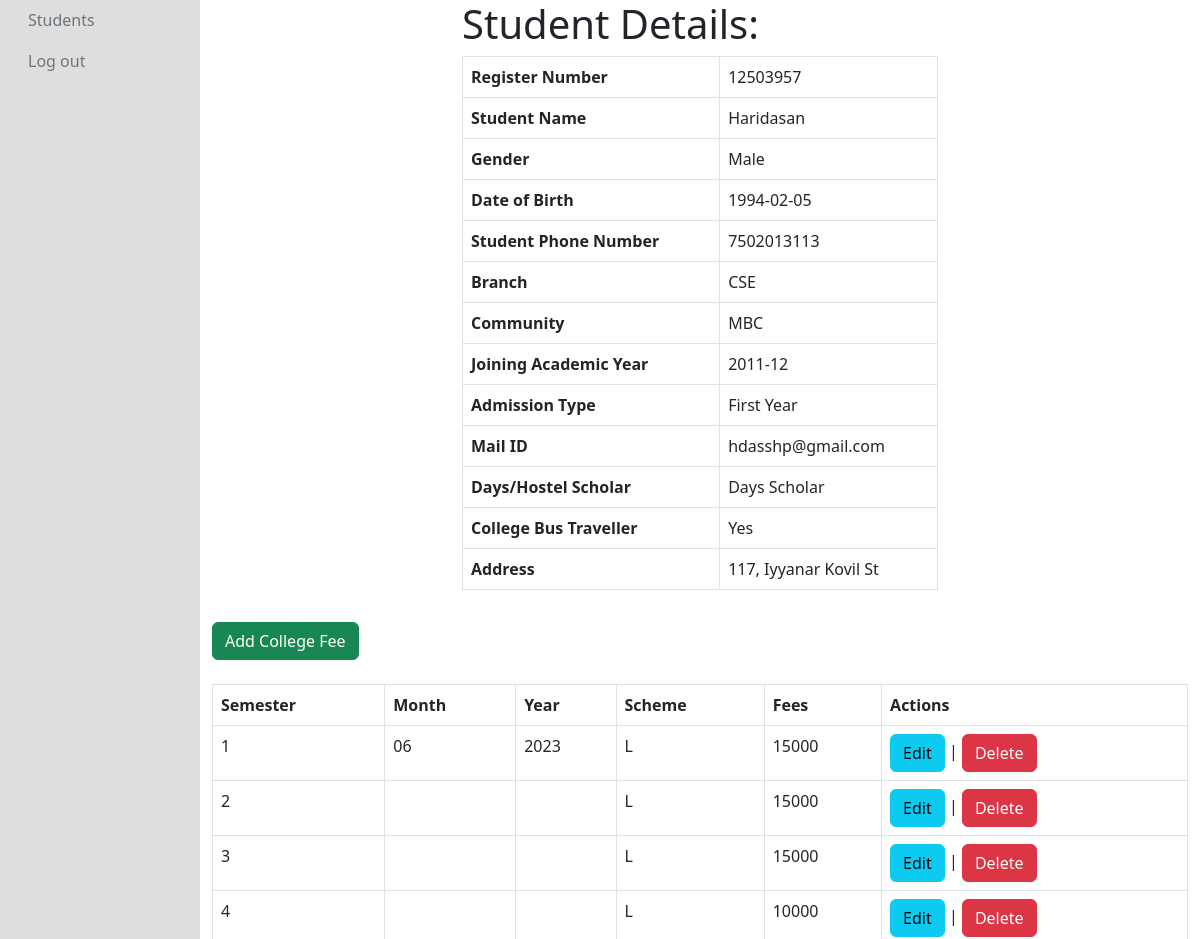
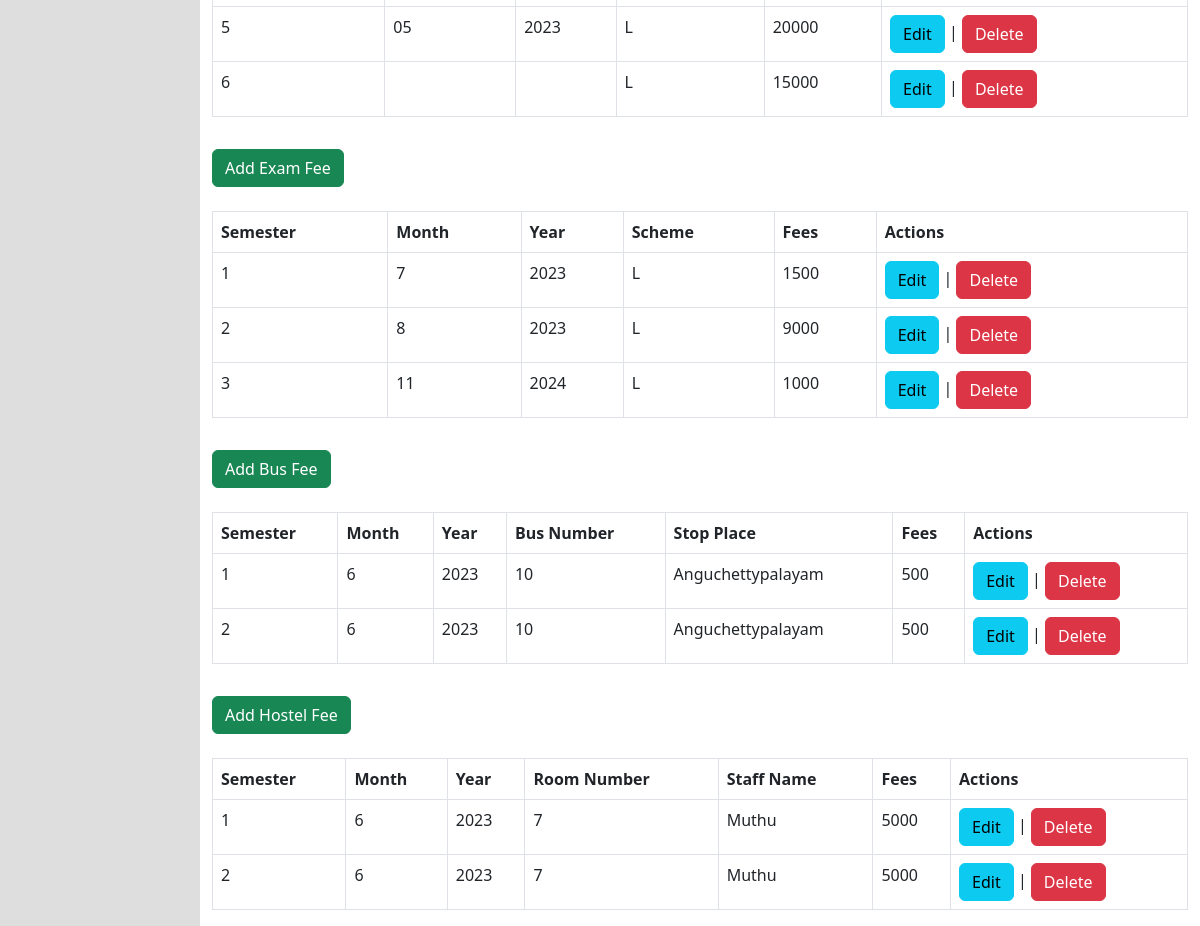
Page /admin/view-student.php?id=12503957 (signed in) on the committed database (2 pictures, top to bottom).
### tables this page shows
CREATE TABLE `student_details` (
  `regno` int(11) NOT NULL,
  `sname` varchar(35) NOT NULL,
  `gender` varchar(10) NOT NULL,
  `dob` date NOT NULL,
  `bcode` int(11) NOT NULL,
  `bname` varchar(30) NOT NULL,
  `address` text NOT NULL,
  `sphone_no` varchar(11) NOT NULL,
  `commty` varchar(15) NOT NULL,
  `join_aca_year` varchar(40) NOT NULL,
  `admi_type` varchar(20) NOT NULL,
  `mail_id` text NOT NULL,
  `days_scholar` varchar(20) NOT NULL,
  `hostel_scholar` varchar(20) NOT NULL,
  `bus_travel` varchar(20) NOT NULL
);

CREATE TABLE `college_fee` (
  `id` int(11) NOT NULL,
  `regno` int(11) NOT NULL,
  `sname` varchar(30) NOT NULL,
  `bcode` int(11) NOT NULL,
  `bname` varchar(35) NOT NULL,
  `sem` varchar(35) NOT NULL,
  `month` varchar(40) NOT NULL,
  `year` varchar(40) NOT NULL,
  `fee` int(11) NOT NULL,
  `fee_paid` int(11) NOT NULL,
  `transaction_id` text NOT NULL,
  `paid_date` int(11) NOT NULL,
  `fee_bal` int(11) NOT NULL,
  `scheme` varchar(30) NOT NULL,
  `gender` varchar(30) NOT NULL,
  `commty` varchar(30) NOT NULL
);

CREATE TABLE `exam_fee` (
  `id` int(11) NOT NULL,
  `regno` int(11) NOT NULL,
  `sname` varchar(30) NOT NULL,
  `gender` varchar(30) NOT NULL,
  `commty` varchar(30) NOT NULL,
  `bcode` int(11) NOT NULL,
  `bname` varchar(30) NOT NULL,
  `sem` varchar(30) NOT NULL,
  `month` int(11) NOT NULL,
  `year` int(11) NOT NULL,
  `fee` int(11) NOT NULL,
  `fee_paid` int(11) NOT NULL,
  `fee_bal` int(11) NOT NULL,
  `transaction_id` text NOT NULL,
  `paid_date` int(11) NOT NULL,
  `scheme` varchar(30) NOT NULL
);

CREATE TABLE `bus_fee` (
  `id` int(11) NOT NULL,
  `regno` int(11) NOT NULL,
  `sname` varchar(35) NOT NULL,
  `gender` varchar(10) NOT NULL,
  `commty` varchar(40) NOT NULL,
  `bcode` int(11) NOT NULL,
  `bname` varchar(20) NOT NULL,
  `sem` int(11) NOT NULL,
  `month` varchar(40) NOT NULL,
  `year` varchar(40) NOT NULL,
  `bus_no` int(11) NOT NULL,
  `stop_place` varchar(30) NOT NULL,
  `fee` int(11) NOT NULL,
  `fee_bal` int(11) NOT NULL,
  `fee_paid` int(11) NOT NULL,
  `transaction_id` text NOT NULL,
  `paid_date` int(11) NOT NULL
);

CREATE TABLE `hostel_fee` (
  `id` int(11) NOT NULL,
  `regno` int(11) NOT NULL,
  `sname` varchar(30) NOT NULL,
  `gender` varchar(30) NOT NULL,
  `dob` date NOT NULL,
  `commty` varchar(20) NOT NULL,
  `bcode` int(11) NOT NULL,
  `bname` varchar(30) NOT NULL,
  `sem` int(11) NOT NULL,
  `month` varchar(40) NOT NULL,
  `year` varchar(4) NOT NULL,
  `room_no` int(11) NOT NULL,
  `staff_name` varchar(30) NOT NULL,
  `sphone_no` int(11) NOT NULL,
  `mail_id` varchar(30) NOT NULL,
  `adress` text NOT NULL,
  `fee` int(11) NOT NULL,
  `fee_bal` int(11) NOT NULL,
  `fee_paid` int(11) NOT NULL,
  `transaction_id` text NOT NULL,
  `paid_date` int(11) NOT NULL
);

### admin/view-student.php (the view, shortened to what this page needs)
<?php
$con = mysqli_connect(DB_HOST, DB_USERNAME, DB_PASSWORD, DB_NAME);
if (isset($_REQUEST["id"])) {
  $result = mysqli_query($con, "SELECT * FROM `student_details` WHERE `regno` = '" . $_REQUEST["id"] . "'");
}
?>
<!DOCTYPE html>
<html lang="en">
<head>
  <link href="https://cdn.jsdelivr.net/npm/bootstrap@5.3.0-alpha1/dist/css/bootstrap.min.css" rel="stylesheet">
</head>
<body>
  <div class="container-fluid h-100">
    <div class="row h-100">
      <div class="col-2 h-100">
        <?php include("sidebar.php"); ?>
      </div>
      <div class="col-10">
        <?php
        while ($row = mysqli_fetch_array($result, MYSQLI_ASSOC)) { ?>
          <div class="row">
            <div class="col-12 col-lg-6 offset-lg-3">
              <h1>Student Details:</h1>
              <div class="table-responsive">
                <table class="table table-bordered">
                  <tbody>
                    <tr>
                      <th>Register Number</th>
                      <td><?php echo $row["regno"] ?></td>
                    </tr>
                    <tr>
                      <th>Student Name</th>
                      <td><?php echo $row["sname"] ?></td>
                    </tr>
                    <tr>
                      <th>Gender</th>
                      <td><?php echo $row["gender"] ?></td>
                    </tr>
                    <tr>
                      <th>Date of Birth</th>
                      <td><?php echo $row["dob"] ?></td>
                    </tr>
                    <tr>
                      <th>Student Phone Number</th>
                      <td><?php echo $row["sphone_no"] ?></td>
                    </tr>
                    <tr>
                      <th>Branch</th>
                      <td><?php echo $row["bname"] ?></td>
                    </tr>
                    <tr>
                      <th>Community</th>
                      <td><?php echo $row["commty"] ?></td>
                    </tr>
                    <tr>
                      <th>Joining Academic Year</th>
                      <td><?php echo $row["join_aca_year"] ?></td>
                    </tr>
                    <tr>
                      <th>Admission Type</th>
                      <td><?php echo $row["admi_type"] ?></td>
                    </tr>
                    <tr>
                      <th>Mail ID</th>
                      <td><?php echo $row["mail_id"] ?></td>
                    </tr>
                    <tr>
                      <th>Days/Hostel Scholar</th>
                      <td><?php echo $row["days_scholar"] == 1 ? "Days Scholar" : "Hostel Scholar" ?></td>
                    </tr>
                    <?php if ($row["days_scholar"] == 1) { ?>
                      <tr>
                        <th>College Bus Traveller</th>
                        <td><?php echo $row["bus_travel"] == 1 ? "Yes" : "No" ?></td>
                      </tr>
                    <?php } ?>
                    <tr>
                      <th>Address</th>
                      <td><?php echo $row["address"] ?></td>
                    </tr>
                  </tbody>
                </table>
              </div>
            </div>
            <div class="col-12 mt-3">
              <button class="btn btn-success addCollegeFee">Add College Fee</button>
              <div class="mt-4 table-responsive">
                <table class="table table-bordered table-hover">
                  <thead>
                    <tr>
                      <th>Semester</th>
                      <th>Month</th>
                      <th>Year</th>
                      <th>Scheme</th>
                      <th>Fees</th>
                      <th>Actions</th>
                    </tr>
                  </thead>
                  <tbody id="college-fees">
                    <?php
                    $collegeFeeResult = mysqli_query($con, "SELECT * FROM `college_fee` WHERE `regno` = '" . $row['regno'] . "'");
                    while ($collegeFeeRow = mysqli_fetch_array($collegeFeeResult, MYSQLI_ASSOC)) { ?>
                      <tr>
                        <td><?php echo $collegeFeeRow["sem"]; ?></td>
                        <td><?php echo $collegeFeeRow["month"]; ?></td>
                        <td><?php echo $collegeFeeRow["year"]; ?></td>
                        <td><?php echo $collegeFeeRow["scheme"]; ?></td>
                        <td><?php echo $collegeFeeRow["fee"]; ?></td>
                        <td><button class="editCollegeFee btn btn-info" data-id="<?php echo $collegeFeeRow["id"]; ?>" data-regno="<?php echo $collegeFeeRow["regno"]; ?>" data-sname="<?php echo $collegeFeeRow["sname"]; ?>" data-bcode="<?php echo $collegeFeeRow["bcode"]; ?>" data-bname="<?php echo $collegeFeeRow["bname"]; ?>" data-sem="<?php echo $collegeFeeRow["sem"]; ?>" data-month="<?php echo $collegeFeeRow["month"]; ?>" data-year="<?php echo $collegeFeeRow["year"]; ?>" data-fee="<?php echo $collegeFeeRow["fee"]; ?>" data-scheme="<?php echo $collegeFeeRow["scheme"]; ?>" data-gender="<?php echo $collegeFeeRow["gender"]; ?>" data-commty="<?php echo $collegeFeeRow["commty"]; ?>">Edit</button> | <button class='deleteCollegeFee btn btn-danger' data-id='<?php echo $collegeFeeRow["id"]; ?>' data-regno='<?php echo $collegeFeeRow["regno"]; ?>'>Delete</button></td>
                      </tr>
                    <?php } ?>
                  </tbody>
                </table>
              </div>
            </div>
            <div class="col-12 mt-3">
              <button class="btn btn-success addExamFee">Add Exam Fee</button>
              <div class="mt-4 table-responsive">
                <table class="table table-bordered table-hover">
                  <thead>
                    <tr>
                      <th>Semester</th>
                      <th>Month</th>
                      <th>Year</th>
                      <th>Scheme</th>
                      <th>Fees</th>
                      <th>Actions</th>
                    </tr>
                  </thead>
                  <tbody id="exam-fees">
                    <?php
                    $examFeeResult = mysqli_query($con, "SELECT * FROM `exam_fee` WHERE `regno` = '" . $row['regno'] . "'");
                    while ($examFeeRow = mysqli_fetch_array($examFeeResult, MYSQLI_ASSOC)) { ?>
                      <tr>
                        <td><?php echo $examFeeRow["sem"]; ?></td>
                        <td><?php echo $examFeeRow["month"]; ?></td>
                        <td><?php echo $examFeeRow["year"]; ?></td>
                        <td><?php echo $examFeeRow["scheme"]; ?></td>
                        <td><?php echo $examFeeRow["fee"]; ?></td>
                        <td><button class="editExamFee btn btn-info" data-id="<?php echo $examFeeRow["id"]; ?>" data-regno="<?php echo $examFeeRow["regno"]; ?>" data-sname="<?php echo $examFeeRow["sname"]; ?>" data-bcode="<?php echo $examFeeRow["bcode"]; ?>" data-bname="<?php echo $examFeeRow["bname"]; ?>" data-sem="<?php echo $examFeeRow["sem"]; ?>" data-fee="<?php echo $examFeeRow["fee"]; ?>" data-scheme="<?php echo $examFeeRow["scheme"]; ?>" data-gender="<?php echo $examFeeRow["gender"]; ?>" data-commty="<?php echo $examFeeRow["commty"]; ?>" data-month="<?php echo $examFeeRow["month"]; ?>" data-year="<?php echo $examFeeRow["year"]; ?>">Edit</button> | <button class='deleteExamFee btn btn-danger' data-id='<?php echo $examFeeRow["id"]; ?>' data-regno='<?php echo $examFeeRow["regno"]; ?>'>Delete</button></td>
                      </tr>
                    <?php } ?>
                  </tbody>
                </table>
              </div>
            </div>
            <div class="col-12 mt-3">
              <button type="button" class="btn btn-success addBusFee">Add Bus Fee</button>
              <div class="mt-4 table-responsive">
                <table class="table table-bordered table-hover">
                  <thead>
                    <tr>
                      <th>Semester</th>
                      <th>Month</th>
                      <th>Year</th>
                      <th>Bus Number</th>
                      <th>Stop Place</th>
                      <th>Fees</th>
                      <th>Actions</th>
                    </tr>
                  </thead>
                  <tbody id="bus-fees">
                    <?php
                    $busFeeResult = mysqli_query($con, "SELECT * FROM `bus_fee` WHERE `regno` = '" . $row['regno'] . "'");
                    while ($busFeeRow = mysqli_fetch_array($busFeeResult, MYSQLI_ASSOC)) { ?>
                      <tr>
                        <td><?php echo $busFeeRow["sem"]; ?></td>
                        <td><?php echo $busFeeRow["month"]; ?></td>
                        <td><?php echo $busFeeRow["year"]; ?></td>
                        <td><?php echo $busFeeRow["bus_no"]; ?></td>
                        <td><?php echo $busFeeRow["stop_place"]; ?></td>
                        <td><?php echo $busFeeRow["fee"]; ?></td>
                        <td><button class="editBusFee btn btn-info" data-id="<?php echo $busFeeRow["id"]; ?>" data-regno="<?php echo $busFeeRow["regno"]; ?>" data-sname="<?php echo $busFeeRow["sname"]; ?>" data-bcode="<?php echo $busFeeRow["bcode"]; ?>" data-bname="<?php echo $busFeeRow["bname"]; ?>" data-sem="<?php echo $busFeeRow["sem"]; ?>" data-month="<?php echo $busFeeRow["month"]; ?>" data-year="<?php echo $busFeeRow["year"]; ?>" data-fee="<?php echo $busFeeRow["fee"]; ?>" data-gender="<?php echo $busFeeRow["gender"]; ?>" data-commty="<?php echo $busFeeRow["commty"]; ?>" data-stop="<?php echo $busFeeRow["stop_place"]; ?>" data-busno="<?php echo $busFeeRow["bus_no"]; ?>">Edit</button> | <button class='deleteBusFee btn btn-danger' data-id='<?php echo $busFeeRow["id"]; ?>' data-regno='<?php echo $busFeeRow["regno"]; ?>'>Delete</button></td>
                      </tr>
                    <?php } ?>
                  </tbody>
                </table>
              </div>
            </div>
            <div class="col-12 mt-3">
              <button type="button" class="btn btn-success addHostelFee">Add Hostel Fee</button>
              <div class="mt-4 table-responsive">
                <table class="table table-bordered table-hover">
                  <thead>
                    <tr>
                      <th>Semester</th>
                      <th>Month</th>
                      <th>Year</th>
                      <th>Room Number</th>
                      <th>Staff Name</th>
                      <th>Fees</th>
                      <th>Actions</th>
                    </tr>
                  </thead>
                  <tbody id="hostel-fees">
                    <?php
                    $hostelFeeResult = mysqli_query($con, "SELECT * FROM `hostel_fee` WHERE `regno` = '" . $row['regno'] . "'");
                    while ($hostelFeeRow = mysqli_fetch_array($hostelFeeResult, MYSQLI_ASSOC)) { ?>
                      <tr>
                        <td><?php echo $hostelFeeRow["sem"]; ?></td>
                        <td><?php echo $hostelFeeRow["month"]; ?></td>
                        <td><?php echo $hostelFeeRow["year"]; ?></td>
                        <td><?php echo $hostelFeeRow["room_no"]; ?></td>
                        <td><?php echo $hostelFeeRow["staff_name"]; ?></td>
                        <td><?php echo $hostelFeeRow["fee"]; ?></td>
                        <td><button class="editHostelFee btn btn-info" data-id="<?php echo $hostelFeeRow["id"]; ?>" data-regno="<?php echo $hostelFeeRow["regno"]; ?>" data-sname="<?php echo $hostelFeeRow["sname"]; ?>" data-bcode="<?php echo $hostelFeeRow["bcode"]; ?>" data-bname="<?php echo $hostelFeeRow["bname"]; ?>" data-sem="<?php echo $hostelFeeRow["sem"]; ?>" data-month="<?php echo $hostelFeeRow["month"]; ?>" data-year="<?php echo $hostelFeeRow["year"]; ?>" data-fee="<?php echo $hostelFeeRow["fee"]; ?>" data-gender="<?php echo $hostelFeeRow["gender"]; ?>" data-commty="<?php echo $hostelFeeRow["commty"]; ?>" data-roomno="<?php echo $hostelFeeRow["room_no"]; ?>" data-staff="<?php echo $hostelFeeRow["staff_name"]; ?>" data-address="<?php echo $hostelFeeRow["adress"]; ?>" data-phone="<?php echo $hostelFeeRow["sphone_no"]; ?>" data-mailid="<?php echo $hostelFeeRow["mail_id"]; ?>" data-dob="<?php echo $hostelFeeRow["dob"]; ?>">Edit</button> | <button class='deleteHostelFee btn btn-danger' data-id='<?php echo $hostelFeeRow["id"]; ?>' data-regno='<?php echo $hostelFeeRow["regno"]; ?>'>Delete</button></td>
                      </tr>
                    <?php } ?>
                  </tbody>
                </table>
              </div>
            </div>
          </div>
        <?php } ?>
      </div>
    </div>
  </div>
</body>
</html>

### admin/view-student.php (style rules this page uses)
html, body { margin: 0; padding: 0; height: 100%; }

### rows in the picture
student_details: regno "12503957", sname "Haridasan", gender "Male", dob "1994-02-05", sphone_no "7502013113", bname "CSE", commty "MBC", join_aca_year "2011-12", admi_type "First Year", mail "hdasshp@gmail.com", days_scholar "Days Scholar", address "117, Iyyanar Kovil St"
college_fee: sem "1", month "06", year "2023", scheme "L", fee "15000"
college_fee: sem "2", scheme "L", fee "15000"
college_fee: sem "3", scheme "L", fee "15000"
college_fee: sem "4", scheme "L", fee "10000"
college_fee: sem "5", month "05", year "2023", scheme "L", fee "20000"
college_fee: sem "6", scheme "L", fee "15000"
exam_fee: sem "1", month "7", year "2023", scheme "L", fee "1500"
exam_fee: sem "2", month "8", year "2023", scheme "L", fee "9000"
exam_fee: sem "3", month "11", year "2024", scheme "L", fee "1000"
bus_fee: sem "1", month "6", year "2023", bus_no "10", stop_place "Anguchettypalayam", fee "500"
bus_fee: sem "2", month "6", year "2023", bus_no "10", stop_place "Anguchettypalayam", fee "500"
hostel_fee: sem "1", month "6", year "2023", room_no "7", staff_name "Muthu", fee "5000"
hostel_fee: sem "2", month "6", year "2023", room_no "7", staff_name "Muthu", fee "5000"
